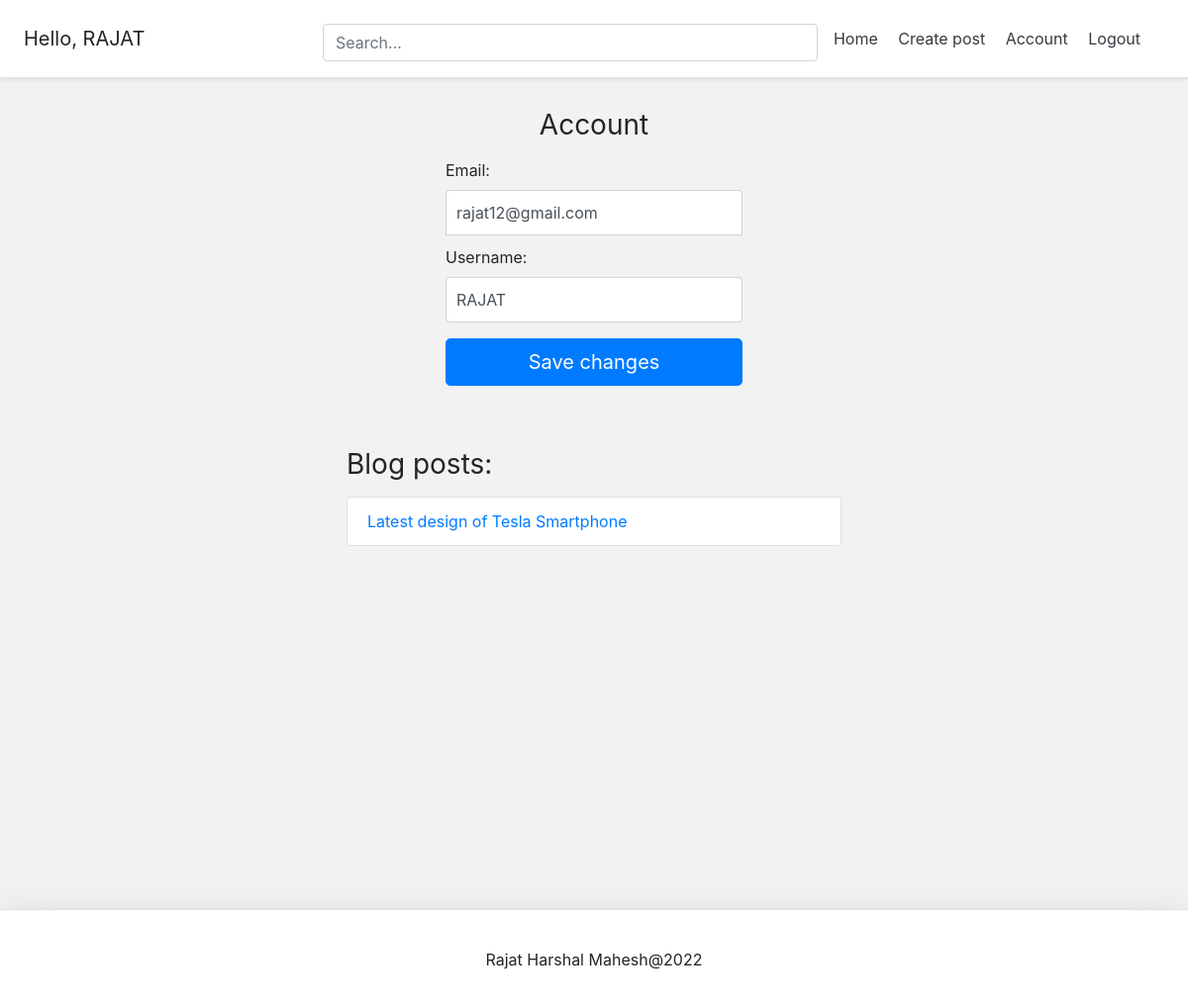
/account/ (signed in), run on the app's committed database.
### account/models.py (models this page shows, shortened)
class Account(AbstractBaseUser):
	email 					= models.EmailField(verbose_name="email", max_length=60, unique=True)
	username 				= models.CharField(max_length=30, unique=True)
	date_joined				= models.DateTimeField(verbose_name='date joined', auto_now_add=True)
	last_login				= models.DateTimeField(verbose_name='last login', auto_now=True)
	is_admin				= models.BooleanField(default=False)
	is_active				= models.BooleanField(default=True)
	is_staff				= models.BooleanField(default=False)
	is_superuser			= models.BooleanField(default=False)
	USERNAME_FIELD = 'email'
	REQUIRED_FIELDS = ['username']
	objects = MyAccountManager()

### blog/models.py (models this page shows)
class BlogPost(models.Model):
    title = models.CharField(max_length=50, null=False, blank=False)
    body = models.TextField(max_length=5000, null=False, blank=False)
    image = models.ImageField(upload_to=upload_location, null=True, blank=True)
    date_published = models.DateTimeField(
        auto_now_add=True, verbose_name="date published")
    date_updated = models.DateTimeField(
        auto_now=True, verbose_name="date updated")
    author = models.ForeignKey(
        settings.AUTH_USER_MODEL, on_delete=models.CASCADE)
    slug = models.SlugField(blank=True, unique=True)
    def __str__(self):
        return self.title

### account/views.py (the view)
# urls.py: path('account/', account_view, name="account"),
def account_view(request):
    if not request.user.is_authenticated:
        return redirect("login")
    context = {}
    if request.POST:
        form = AccountUpdateForm(request.POST, instance=request.user)
        if form.is_valid():
            form.initial = {
                "email": request.POST['email'],
                "username": request.POST['username'],
            }
            form.save()
            context['success_message'] = "Updated"
    else:
        form = AccountUpdateForm(
            initial={
                "email": request.user.email,
                "username": request.user.username,
            }
        )
    context['account_form'] = form
    blog_posts = BlogPost.objects.filter(author=request.user)
    context['blog_posts'] = blog_posts
    return render(request, "account/account.html", context)

### account/forms.py (shortened to what this page needs)
class AccountUpdateForm(forms.ModelForm):
	class Meta:
		model = Account
		fields = ('email', 'username', )

### account/templates/account/account.html (shortened to what this page needs)
{% extends 'base.html' %}
{% block content %}
<form class="form-signin" method="post">{% csrf_token %}
  <h1 class="h3 mb-3 font-weight-normal">Account</h1>
<label for="email">Email: </label>
  <input type="email" name="email" id="inputEmail" class="form-control" placeholder="Email address" required autofocus value={{account_form.initial.email}}>
  <label for="username">Username: </label>
  <input type="text" name="username" id="inputUsername" class="form-control" placeholder="Username" required
  value="{{account_form.initial.username}}">
  <button class="btn btn-lg btn-primary btn-block" type="submit">Save changes</button>
</form>
<div class="container mt-4 p-4">
  <div class="row">
    <div class="blog-posts">
      <h3 class="mb-3 font-weight-normal">Blog posts:</h3>
      {% if blog_posts %}
        <ul class="list-group">
        {% for post in blog_posts %}
          <a href="{% url 'blog:detail' post.slug %}" style="text-decoration: none;"><li class="list-group-item">{{post}}</li></a>
        {% endfor %}
        </ul>
      {% else %}
        <p>You have no blog posts. Create a post <a href="{% url 'blog:create' %}">here</a>.</p>
      {% endif %}
    </div>
  </div>
</div>
{% endblock content %}

### templates/snippets/header.html (shortened to what this page needs)
<div
  class="d-flex flex-column flex-md-row align-items-center p-3 px-md-4 mb-3 bg-white border-bottom shadow-sm"
>
  <h5 class="my-0 mr-md-auto font-weight-normal">
    {% if request.user.is_authenticated %}
    <p class="m-auto">Hello, {{request.user.username}}</p>
    {% endif %}
  </h5>
  <div class="search-bar mt-sm-2 mr-2">
    <form method="get">
      <input
        class="form-control"
        type="text"
        name="q"
        id="id_q"
        placeholder="Search..."
      />
    </form>
  </div>
  <nav class="my-2 my-md-0 mr-md-3">
    {% if request.user.is_authenticated %}
    <a class="p-2 text-dark" href="{% url 'home' %}">Home</a>
    <a class="p-2 text-dark" href="{% url 'blog:create' %}">Create post</a>
    <a class="p-2 text-dark" href="{% url 'account' %}">Account</a>
    <a class="p-2 text-dark" href="{% url 'logout' %}">Logout</a>
    {% else %}
    <a class="p-2 text-dark" href="{% url 'home' %}">Home</a>
    <a class="p-2 text-dark" href="{% url 'blog:create' %}">Create post</a>
    <a class="p-2 text-dark" href="{% url 'login' %}">Login</a>
    <a class="btn btn-outline-primary" href="{% url 'register' %}">Register</a>
    {% endif %}
  </nav>
</div>

### templates/snippets/base_css.html (style rules this page uses)
body { background-color: #f2f2f2; }

### templates/snippets/header.html (style rules this page uses)
@media (min-width: 768px) { html { font-size: 16px; } }
.search-bar { margin-top: 20px; max-width: 500px; width: 100%; }
form { width: 100%; }

### account/templates/account/account.html (style rules this page uses)
.form-signin { width: 100%; max-width: 330px; padding: 15px; margin: auto; }
.form-signin .form-control { position: relative; box-sizing: border-box; height: auto; padding: 10px; font-size: 16px; }
.form-signin input[type="email"] { margin-bottom: 10px; border-bottom-right-radius: 0; border-bottom-left-radius: 0; }
.h3 { text-align: center; }
.blog-posts { max-width: 500px; width: 100%; margin: auto; }

### data on the page
Account: user.username "RAJAT", email "rajat12@gmail.com", username "RAJAT"
BlogPost: title "Latest design of Tesla Smartphone"
